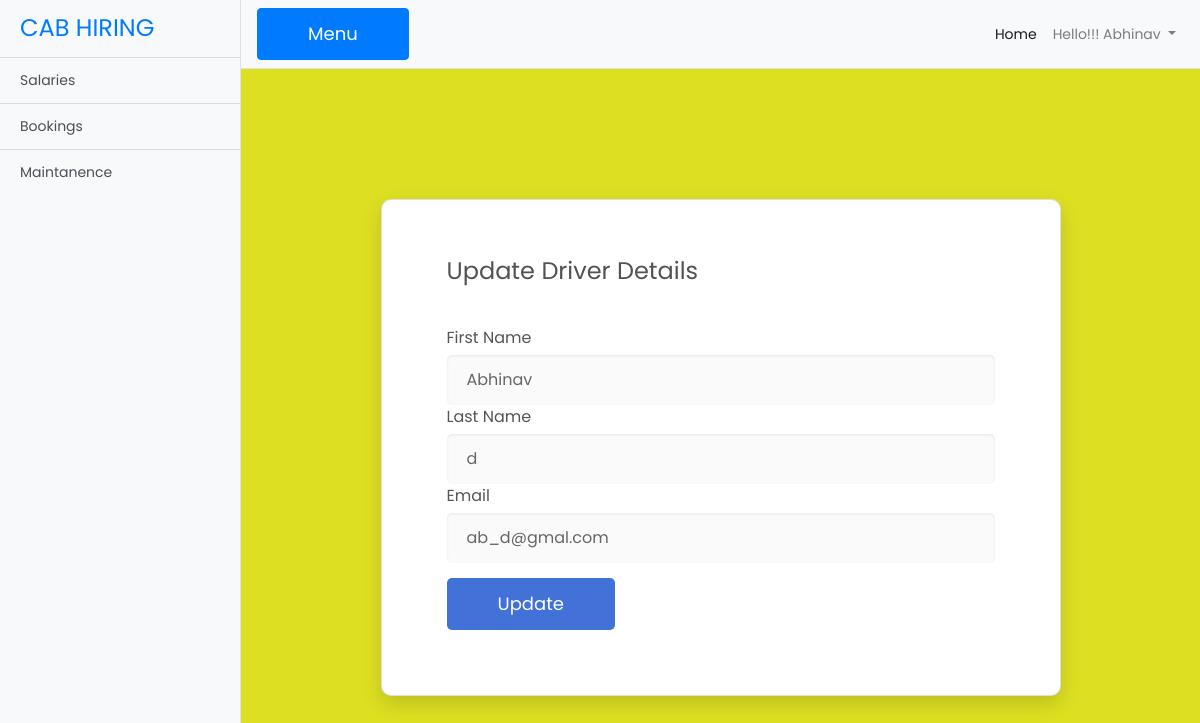
The page /hiring/Driverdetails/ (signed in) on the database its author committed.
### hiring/models.py (models this page shows)
class Driverdb(models.Model):
    driver = models.ForeignKey(User, on_delete=models.CASCADE);
    firstname = models.CharField(max_length=30);
    lastname = models.CharField(max_length=30);
    mobileno = models.IntegerField(primary_key=True);
    gender = models.IntegerField();
    bloodgroup = models.CharField(max_length=5);
    birthdate = models.DateField();
    address = models.CharField(max_length=2000);
    city = models.CharField(max_length=30);
    state = models.CharField(max_length=30);
    pincode = models.IntegerField();
    email = models.EmailField();
    BaseSalary=models.IntegerField(default=0)
    AccountNo=models.CharField(default='',max_length=10)
    IfscCode=models.CharField(default='',max_length=12)
    rating=models.IntegerField(default=0)

### hiring/views.py (the view)
# urls.py: path('Driverdetails/',views.Driverdetails,name='Driverdetails'),
@login_required
def Driverdetails(request):
    phone = request.user.username
    n = Driverdb.objects.get(mobileno=phone)
    return render(request,'updatedriver.html',{'n':n})

### templates/updatedriver.html (shortened to what this page needs)
{% include 'driverbase.html' %}
<head>
</head>
<body >
    <div class="page-wrapper bg-gra-02 p-t-130 p-b-100 font-poppins"  style="float: top;background-color: #dde021">
        <div class="wrapper wrapper--w680">
            <div class="card card-4">
                <div class="card-body">
                    <h2 class="title">Update Driver Details </h2>
                    <form method="POST" class="form-horizontal" id="form" action="{% url 'DriverUpdatedetails' %}">
                        <label class="label">first name</label>
                        <input class="input--style-4" type="text"  name="firstname" value={{n.firstname}}>
                        <label class="label">last name</label>
                        <input class="input--style-4" type="text"   name="lastname"  value={{n.lastname}}>
                        <label class="label">Email</label>
                        <input class="input--style-4" pattern="[a-z0-9._%+-]+@[a-z]{5}+\.[a-z]{3}$" type="email" name="email" value={{n.email}}>
                        <div class="p-t-15">
                            <button class="btn btn--radius-2 btn--blue" type="submit">Update</button>
                        </div>
                    </form>
                </div>
            </div>
        </div>
    </div>
{% include 'footer.html' %}

### templates/driverbase.html (shortened to what this page needs)
<!DOCTYPE html>
<html lang="en">
<head>
  {% load static %}
  <link href="{% static 'bootstrap.min.css' %}" rel="stylesheet">
</head>
<body>
  <div class="d-flex" id="wrapper">
    <div class="bg-light border-right" id="sidebar-wrapper">
      <div class="sidebar-heading"><h3><a href="{% url 'DriverHome' %}">CAB HIRING</a></h3> </div>
      <div class="list-group list-group-flush">
        <a href="{% url 'ViewSalaries' %}" class="list-group-item list-group-item-action bg-light">Salaries</a>
		<a href="{% url 'Driverviewbookings' %}" class="list-group-item list-group-item-action bg-light">Bookings</a>
        <a href="{% url 'drivermaintanence' %}" class="list-group-item list-group-item-action bg-light">Maintanence</a>
      </div>
    </div>
    <div id="page-content-wrapper">
      <nav class="navbar navbar-expand-lg navbar-light bg-light border-bottom">
        <button class="btn btn-primary" id="menu-toggle">Menu</button>
        <div class="collapse navbar-collapse" id="navbarSupportedContent">
          <ul class="navbar-nav ml-auto mt-2 mt-lg-0">
            <li class="nav-item active">
              <a class="nav-link" href="{% url 'DriverHome' %}">Home <span class="sr-only">(current)</span></a>
            </li>
            <li class="nav-item dropdown">
              <a class="nav-link dropdown-toggle" href="#" id="navbarDropdown" role="button" data-toggle="dropdown" aria-haspopup="true" aria-expanded="false">
                Hello!!! {{n.firstname}}
              </a>
            </li>
          </ul>
        </div>
      </nav>

### templates/driverbase.html (style rules this page uses)
body { overflow-x: hidden; }
#sidebar-wrapper { min-height: 100vh; margin-left: -15rem; -webkit-transition: margin .25s ease-out; -moz-transition: margin .25s ease-out; -o-transition: margin .25s ease-out; transition: margin .25s ease-out; }
#sidebar-wrapper .sidebar-heading { padding: 0.875rem 1.25rem; font-size: 1.2rem; }
#sidebar-wrapper .list-group { width: 15rem; }
#page-content-wrapper { min-width: 100vw; }
@media (min-width: 768px) { #sidebar-wrapper { margin-left: 0; } }
@media (min-width: 768px) { #page-content-wrapper { min-width: 0; width: 100%; } }

### templates/updatedriver.html (style rules this page uses)
.font-poppins { font-family: "Poppins", "Arial", "Helvetica Neue", sans-serif; }
html { -webkit-box-sizing: border-box; -moz-box-sizing: border-box; box-sizing: border-box; }
* { padding: 0; margin: 0; }
*, *:before, *:after { -webkit-box-sizing: inherit; -moz-box-sizing: inherit; box-sizing: inherit; }
body, h1, h2, h3, h4, h5, h6, blockquote, p, pre, dl, dd, ol, ul, figure, hr, fieldset, legend { margin: 0; padding: 0; }
button { outline: none; background: none; border: none; }
.page-wrapper { min-height: 100vh; }
body { font-family: "Poppins", "Arial", "Helvetica Neue", sans-serif; font-weight: 400; font-size: 14px; }
h1, h2, h3, h4, h5, h6 { font-weight: 400; }
h2 { font-size: 30px; }
h3 { font-size: 24px; }
.p-t-130 { padding-top: 130px; }
.p-t-15 { padding-top: 15px; }
.p-b-100 { padding-bottom: 100px; }
.wrapper { margin: 0 auto; }
.wrapper--w680 { max-width: 680px; }
.btn { display: inline-block; line-height: 50px; padding: 0 50px; -webkit-transition: all 0.4s ease; -o-transition: all 0.4s ease; -moz-transition: all 0.4s ease; transition: all 0.4s ease; cursor: pointer; font-size: 18px; color: #fff; font-family: "Poppins", "Arial", "Helvetica Neue", sans-serif; }
.btn--radius-2 { -webkit-border-radius: 5px; -moz-border-radius: 5px; border-radius: 5px; }
.btn--blue { background: #4272d7; }
input { outline: none; margin: 0; border: none; -webkit-box-shadow: none; -moz-box-shadow: none; box-shadow: none; width: 100%; font-size: 14px; font-family: inherit; }
.input--style-4 { line-height: 50px; background: #fafafa; -webkit-box-shadow: inset 0px 1px 3px 0px rgba(0, 0, 0, 0.08); -moz-box-shadow: inset 0px 1px 3px 0px rgba(0, 0, 0, 0.08); box-shadow: inset 0px 1px 3px 0px rgba(0, 0, 0, 0.08); -webkit-border-radius: 5px; -moz-border-radius: 5px; border-radius: 5px; padding: 0 20px; font-size: 16px; color: #666; -webkit-transition: all 0.4s ease; -o-transition: all 0.4s ease; -moz-transition: all 0.4s ease; transition: all 0.4s ease; }
.label { font-size: 16px; color: #555; text-transform: capitalize; display: block; margin-bottom: 5px; }
.title { font-size: 24px; color: #525252; font-weight: 400; margin-bottom: 40px; }
.card { -webkit-border-radius: 3px; -moz-border-radius: 3px; border-radius: 3px; background: #fff; }
.card-4 { background: #fff; -webkit-border-radius: 10px; -moz-border-radius: 10px; border-radius: 10px; -webkit-box-shadow: 0px 8px 20px 0px rgba(0, 0, 0, 0.15); -moz-box-shadow: 0px 8px 20px 0px rgba(0, 0, 0, 0.15); box-shadow: 0px 8px 20px 0px rgba(0, 0, 0, 0.15); }
.card-4 .card-body { padding: 57px 65px; padding-bottom: 65px; }

### rows shown on the page
Driverdb: firstname "Abhinav", lastname "d", email "ab_d@gmal.com"
